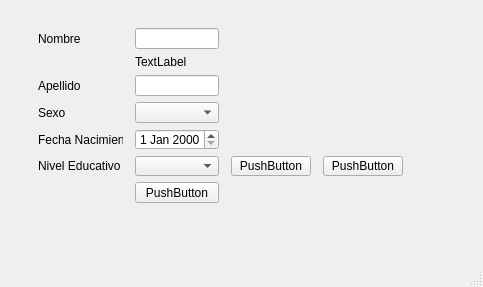
<?xml version="1.0" encoding="UTF-8"?>
<ui version="4.0">
 <class>MainWindow</class>
 <widget class="QMainWindow" name="MainWindow">
  <property name="geometry">
   <rect>
    <x>0</x>
    <y>0</y>
    <width>483</width>
    <height>287</height>
   </rect>
  </property>
  <property name="windowTitle">
   <string>Historia clinica</string>
  </property>
  <widget class="QWidget" name="centralwidget">
   <widget class="QWidget" name="formLayoutWidget">
    <property name="geometry">
     <rect>
      <x>20</x>
      <y>10</y>
      <width>401</width>
      <height>211</height>
     </rect>
    </property>
    <layout class="QGridLayout" name="gridLayout">
     <property name="sizeConstraint">
      <enum>QLayout::SetMaximumSize</enum>
     </property>
     <property name="leftMargin">
      <number>18</number>
     </property>
     <property name="topMargin">
      <number>18</number>
     </property>
     <property name="rightMargin">
      <number>18</number>
     </property>
     <property name="bottomMargin">
      <number>18</number>
     </property>
     <property name="horizontalSpacing">
      <number>12</number>
     </property>
     <property name="verticalSpacing">
      <number>6</number>
     </property>
     <item row="1" column="1">
      <widget class="QLabel" name="label_6">
       <property name="text">
        <string>TextLabel</string>
       </property>
      </widget>
     </item>
     <item row="5" column="2">
      <widget class="QPushButton" name="pushButton_2">
       <property name="text">
        <string>PushButton</string>
       </property>
      </widget>
     </item>
     <item row="5" column="1">
      <widget class="QComboBox" name="comboBox_2"/>
     </item>
     <item row="6" column="1">
      <widget class="QPushButton" name="pushButton">
       <property name="text">
        <string>PushButton</string>
       </property>
      </widget>
     </item>
     <item row="0" column="0">
      <widget class="QLabel" name="label">
       <property name="layoutDirection">
        <enum>Qt::LeftToRight</enum>
       </property>
       <property name="autoFillBackground">
        <bool>false</bool>
       </property>
       <property name="text">
        <string>Nombre</string>
       </property>
      </widget>
     </item>
     <item row="3" column="1">
      <widget class="QComboBox" name="comboBox"/>
     </item>
     <item row="3" column="0">
      <widget class="QLabel" name="label_3">
       <property name="text">
        <string>Sexo</string>
       </property>
      </widget>
     </item>
     <item row="5" column="0">
      <widget class="QLabel" name="label_5">
       <property name="text">
        <string>Nivel Educativo</string>
       </property>
      </widget>
     </item>
     <item row="2" column="1">
      <widget class="QLineEdit" name="lineEdit_2"/>
     </item>
     <item row="4" column="0">
      <widget class="QLabel" name="label_4">
       <property name="text">
        <string>Fecha Nacimiento</string>
       </property>
      </widget>
     </item>
     <item row="4" column="1">
      <widget class="QDateEdit" name="dateEdit"/>
     </item>
     <item row="0" column="1">
      <widget class="QLineEdit" name="lineEdit"/>
     </item>
     <item row="2" column="0">
      <widget class="QLabel" name="label_2">
       <property name="text">
        <string>Apellido</string>
       </property>
      </widget>
     </item>
     <item row="5" column="3">
      <widget class="QPushButton" name="pushButton_3">
       <property name="text">
        <string>PushButton</string>
       </property>
      </widget>
     </item>
    </layout>
   </widget>
  </widget>
  <widget class="QMenuBar" name="menubar">
   <property name="geometry">
    <rect>
     <x>0</x>
     <y>0</y>
     <width>483</width>
     <height>21</height>
    </rect>
   </property>
  </widget>
  <widget class="QStatusBar" name="statusbar"/>
 </widget>
 <resources/>
 <connections/>
</ui>
